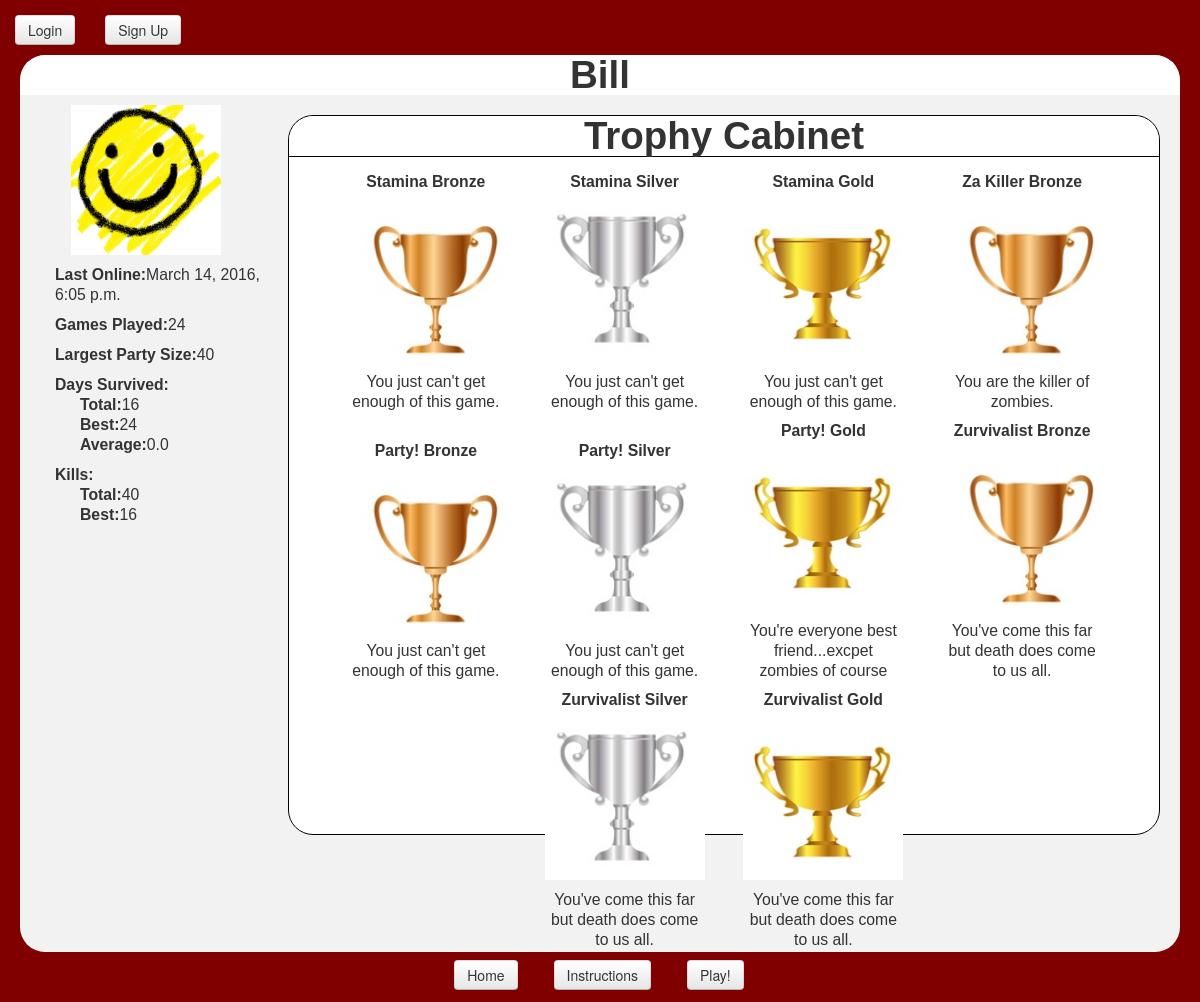
/zombie_search/profile/bill/, run on an earlier commit of the app's database.
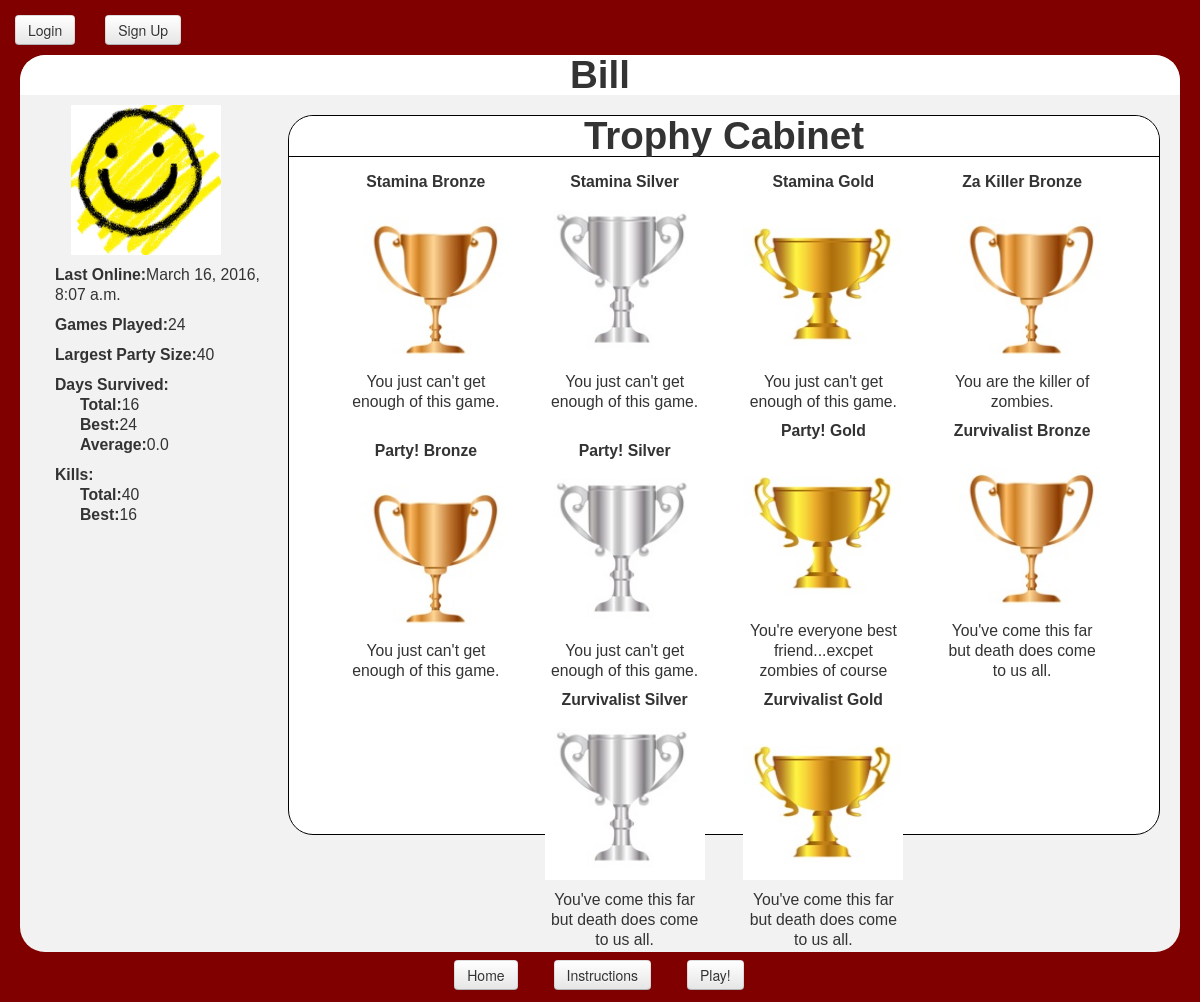
And on a later commit of the database.
### zombie_search/models.py (models this page shows, shortened)
class Player(models.Model):
    user = models.OneToOneField(User)
    profile_picture = models.ImageField(upload_to = "player-proflies", blank=True)
    player_state = PickledObjectField()
    update_state = PickledObjectField()
    street = PickledObjectField()
    game_state = PickledObjectField()
    games_played = models.IntegerField(default=0)
    total_days = models.IntegerField(default=0)
    avg_days = models.FloatField(default=0.0)
    most_days_survived = models.IntegerField(default=0)
    most_kills = models.IntegerField(default=0)
    total_kills = models.IntegerField(default=0)
    most_people = models.IntegerField(default=0)
    slug = models.SlugField(unique=True)

class Badge(models.Model):
    type = models.CharField(max_length=10)
    description = models.CharField(max_length=100)
    criteria = models.IntegerField(default=0)
    level = models.IntegerField(default=0)
    icon = models.URLField(blank=True)#fixed???
    def __unicode__(self):
        return self.type

### zombie_search/views.py (the view)
# urls.py: url(r'^profile/(?P<user_slug>[\w\-]+)/$', views.profile, name ='profile'),
def profile(request, user_slug):
    context = RequestContext(request)
    try:
        player = Player.objects.get(slug=user_slug)
    except:
        player = None
    a = Achievement.objects.filter(player=player)
    player_badges = []
    for achievement in a:
        badge = achievement.badge
        player_badges += [badge]
    u = player.user == request.user
    context_dict = {'player': player,
					'badges': player_badges,
					'u': u,
                    'slug': get_user_slug(request),
                    }
    return render_to_response('zombie_search/Profile.html', context_dict, context)

### zombie_search/views.py (called while the page is built)
def get_user_slug(request):
    username = request.user
    try:
        player = Player.objects.get(user = username)
        user_slug = player.slug
    except:
        user_slug = None
    return user_slug

### templates/zombie_search/Profile.html (shortened to what this page needs)
{% extends 'zombie_search/Base.html' %}
{% load static %}
{% block header %}{{ player.user.username }}{% endblock %}
{% block body %}
{% if player %}
	<div id="player_stats">
		{% if player.profile_picture %}
			<img src="{{ player.profile_picture }}" alt= "{{ player.user.username }}'s profile picture" />
		{% else %}
			<img src="{% static 'img/default_profilepic.jpg' %}" alt="default profile pic" />
		{% endif %}
		<ul>
			<li><strong>Last Online:</strong>{{ player.user.last_login }}</li>
			<li style="margin-top:10px"><strong>Games Played:</strong>{{ player.games_played }}</li>
			<li style="margin-top:10px"><strong>Largest Party Size:</strong>{{ player.most_people }}</li>
			<li style="margin-top:10px"><strong>Days Survived:</strong></li>
			<ul>
				<li><strong>Total:</strong>{{ player.total_days }}</li>
				<li><strong>Best:</strong>{{ player.most_days_survived }}</li>
				<li><strong>Average:</strong>{{ player.avg_days }}</li>
			</ul>
			<li style="margin-top:10px"><strong>Kills:</strong></li>
			<ul>
				<li><strong>Total:</strong>{{ player.total_kills }}</li>
				<li><strong>Best:</strong>{{ player.most_kills }}</li>
			</ul>
	</div>
	<div id="trophy">
		<h1>Trophy Cabinet</h1>
		{% for badge in badges %}
			<div id="badge">
				<li><strong>{{ badge }}</strong></li>
				<li><img src="{{ badge.icon }}" alt="{{ badge }} trophy" /></li>
				<li>{{ badge.description }}</li>
			</div>
		{% endfor %}
	</div>
{% else %}
	<strong style="float: center; font-size=200%"><br /> <br />No user found! Please try again...</strong>
{% endif %}
{% endblock %}

### templates/zombie_search/Base.html (shortened to what this page needs)
<!DOCTYPE html PUBLIC "-//W3C//DTD XHTML 1.0 Strict//EN"
"http://www.w3.org/TR/xhtml1/DTD/xhtml1-strict.dtd">
{% load static %}
<html xmlns="http://www.w3.org/1999/xhtml" lang = "en">
<head>
	<link rel="stylesheet" href="https://code.jquery.com/ui/1.11.1/themes/smoothness/jquery-ui.css" />
	<link href="{% static 'css/bootstrap.min.css' %}" rel="stylesheet" media="screen" />
	<link href="{% static 'css/bootstrap-responsive.css' %}" rel="stylesheet" />
	<link href="{% static 'css/base_style.css' %}" rel="stylesheet" />
</head>
<body>
<div class="navbar navbar-fixed-top">
	<ul class="nav">
		{% if user.is_authenticated %}
			{% block profile_button %}<li><a href="/zombie_search/profile/{{ slug }}"><button type="button" class="btn btn-default navbar-btn">Your Profile</button></a></li>{% endblock %}
			<li><a href="/zombie_search/logout"><button type="button" class="btn btn-default navbar-btn">Logout</button></a></li>
		{% else %}
			<li><a href="/zombie_search/login"><button type="button" class="btn btn-default navbar-btn">Login</button></a></li>
			<li><a href="/zombie_search/register"><button type="button" class="btn btn-default navbar-btn">Sign Up</button></a></li>
		{% endif %}
	</ul>
</div>
<div id="main">
	<h1>
		{% block header %} HOME {% endblock %}
	</h1>
	{% block body %}
	{% endblock %}
</div>
<div class="navbar navbar-fixed-bottom">
	<ul class="nav nav-pills" id="pills">
		<li><a href="/zombie_search/"><button type="button" class="btn btn-default navbar-btn">Home</button></a></li>
		<li><a href="/zombie_search/about"><button type="button" class="btn btn-default navbar-btn">Instructions</button></a></li>
		{% if user.is_authenticated %}
			<li><a href="/zombie_search/play"><button type="button" class="btn btn-default navbar-btn">Play!</button></a></li>
		{% else %}
			<li><a href="/zombie_search/login"><button type="button" class="btn btn-default navbar-btn">Play!</button></a></li>
		{% endif %}
	</ul>
</div>
</body>
</html>

### static/css/base_style.css (style rules this page uses)
body { background-color: #800000; }
#pills { width: 100%; text-align: center; }
#pills li { display: inline-block; float: none; }
#main { background-color: #f2f2f2; font-family: "arial"; position: absolute; left: 20px; right: 20px; bottom: 50px; top: 55px; text-align: center; font-size: 150%; border-radius: 25px; overflow: auto; }
#main h1 { background-color: white; border-radius: 25px 25px 0px 0px; text-align: center; padding: 0px; margin: 0px; }
#player_stats { width: 20%; height: 90%; float: left; margin-left: 10px; display: inline; font-size: 75%; }
#player_stats img { margin-top: 10px; margin-bottom: 10px; width: 150px; height: 150px; }
#player_stats li { list-style: none; text-align: left; }
#trophy { background-color: white; margin-top: 20px; margin-right: 20px; font-family: "arial"; width: 75%; height: 80%; float: right; text-align: center; font-size: 150%; border-radius: 25px; border: solid black; border-width: 1px; }
#badge { display: inline-block; padding: 15px; height: 160px; width: 160px; }
#badge li { list-style: none; margin-bottom: 10px; font-size: 50%; }
#trophy h1 { border-bottom: solid black; border-width: 1px; }
#trophy img { display: inline; height: 160px; width: 160px; font-size:50%; }

What changed in the data, as far as the page shows it:
changed Player "Bill": user.last_login "March 14, 2016, 6:05 p.m." → "March 16, 2016, 8:07 a.m."
